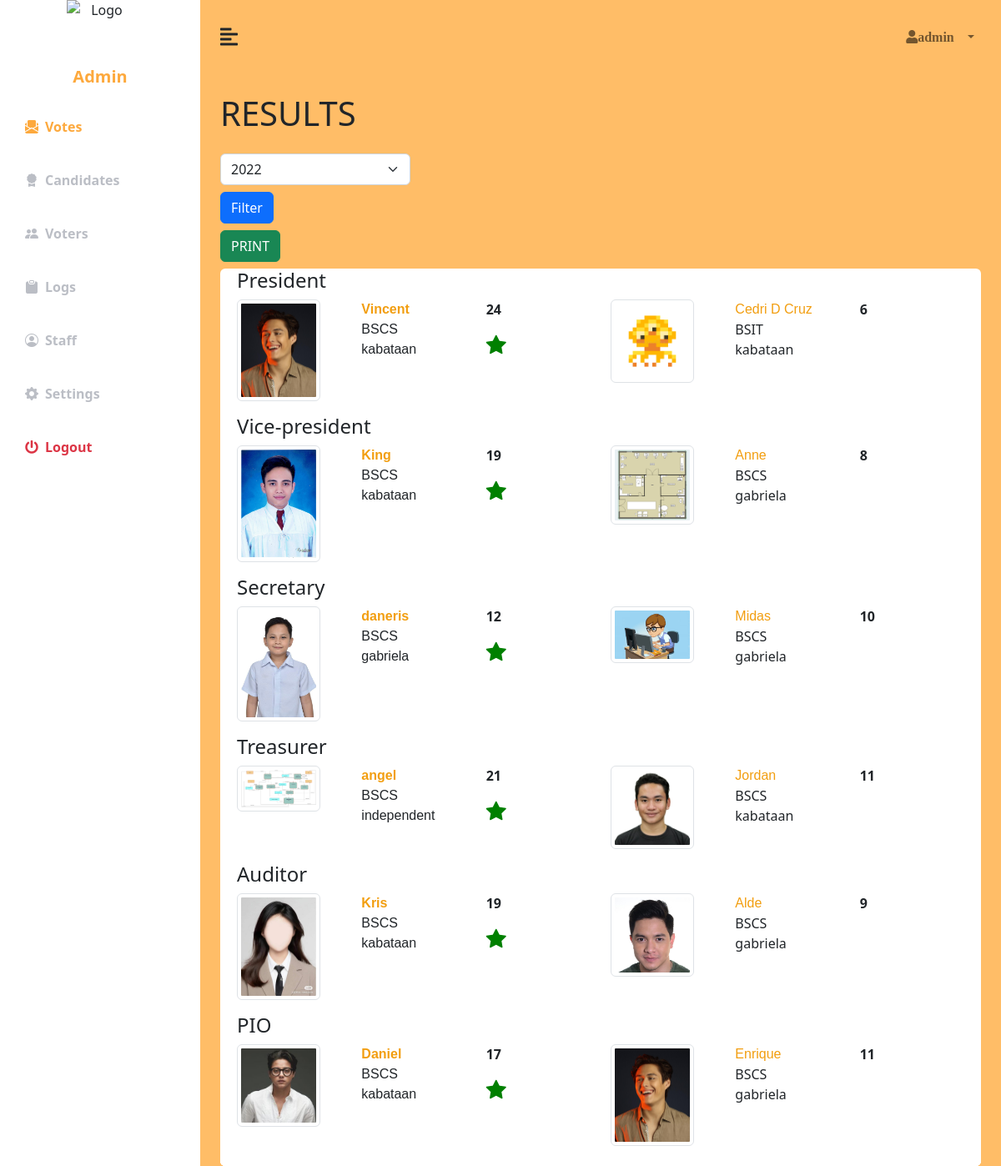
Page /results.php (signed in) on the committed database.
### tables this page shows
CREATE TABLE `vot_position` (
  `id` int(11) NOT NULL,
  `position_id` int(11) NOT NULL,
  `pos_name` varchar(255) NOT NULL
);

CREATE TABLE `vot_candidates` (
  `id` int(11) NOT NULL,
  `partylist_id` int(11) NOT NULL,
  `position_id` int(11) NOT NULL,
  `name` varchar(255) NOT NULL,
  `m_initial` varchar(255) NOT NULL,
  `lname` varchar(255) NOT NULL,
  `course_id` int(11) NOT NULL,
  `photo` varchar(255) NOT NULL,
  `cand_votes` int(11) NOT NULL,
  `year_id` int(11) NOT NULL
);

CREATE TABLE `vot_course` (
  `id` int(11) NOT NULL,
  `course_id` int(11) NOT NULL,
  `course_name` varchar(255) NOT NULL
);

CREATE TABLE `vot_party_list` (
  `id` int(11) NOT NULL,
  `partylist_id` int(11) NOT NULL,
  `party_name` varchar(255) NOT NULL
);

### results.php (the view, shortened to what this page needs)
<?php
include("admin.php");
include('config.php');
    $condition_result = $_SESSION['is_election'];
    $year_now  = date("Y");
?>
<!DOCTYPE html>
<html lang="en">
<head>
</head>
<body>
    <h1 class="m-4">RESULTS</h1>
    <div class="container-fluid px-4">
              <div class="row">
            <div class="col">
            <form method="POST">
                    <select class="form-select w-25 mb-2" id="year_can" name="year_can">
                         <?php
                           $query = "SELECT id, year FROM vot_year";
                           $exe6 = $conn -> query($query);
                           while($row6 = mysqli_fetch_assoc($exe6)){
                          ?>
                            <option value="<?php echo $row6['id'] ?>"><?php echo $row6['year'] ?></option>
                         <?php } ?>
                     </select>
                     <button type="submit" id="filter_result" class="btn btn-primary mb-2" name="filter_result">Filter</button>
            </form>
            </div>
        </div>
        <div class="row">
        <?php if($condition_result == 0){ ?>
        <div>
         <button type="button" class="btn btn-success mb-2" id="btn_print" onclick="printDiv()">PRINT</button>
             <?php
         $selectpos1 = "SELECT * FROM vot_position";
         $result2 = $conn -> query($selectpos1);
         while($row2 = mysqli_fetch_assoc($result2)){
            $pos_id1 = $row2['position_id'];
            $count = 0;
         ?>
         <div class="col-6 bg-white border-dark rounded w-100" id="print_result">
            <div class="row mx-2 mb-3">
            <h4><?php echo $row2['pos_name'] ?></h4>
             <?php if(isset($_POST['filter_result'])){
                  $year=$_POST['year_can'];
                    $select_Can = "SELECT vot_candidates.id, vot_candidates.name, vot_candidates.m_initial, vot_candidates.lname, vot_course.course_name, vot_candidates.cand_votes, vot_candidates.photo, vot_candidates.cand_votes, vot_position.pos_name, vot_party_list.party_name, vot_party_list.partylist_id FROM vot_candidates, vot_position, vot_party_list, vot_course, vot_year WHERE (vot_candidates.position_id = '$pos_id1' AND vot_position.position_id = '$pos_id1') AND (vot_candidates.partylist_id = vot_party_list.partylist_id) AND vot_course.course_id = vot_candidates.course_id AND vot_candidates.year_id = '$year' AND vot_year.id = '$year' ORDER BY vot_candidates.cand_votes DESC";
                    $result3 = $conn -> query($select_Can);
            }
            else{
                $select_Can = "SELECT vot_candidates.id, vot_candidates.name, vot_candidates.m_initial, vot_candidates.lname, vot_course.course_name, vot_candidates.cand_votes, vot_candidates.photo, vot_candidates.cand_votes, vot_position.pos_name, vot_party_list.party_name, vot_party_list.partylist_id FROM vot_candidates, vot_position, vot_party_list, vot_course, vot_year WHERE (vot_candidates.position_id = '$pos_id1' AND vot_position.position_id = '$pos_id1') AND (vot_candidates.partylist_id = vot_party_list.partylist_id) AND vot_course.course_id = vot_candidates.course_id AND vot_year.id = vot_candidates.year_id AND vot_year.year = '$year_now' ORDER BY vot_candidates.cand_votes DESC";
                  $result3 = $conn -> query($select_Can);
            }
                  while($row3 = mysqli_fetch_array($result3)){?>
                <div class="col">
                <div class="row">
                    <?php if($count == 0){  ?>
                    <div class="col">
                    <img src="<?php echo "webimg/".$row3['photo'] ?>" class="img-table-responsive img-thumbnail" width="100" alt="PHOTO">
                    </div>
                    <div class="col">
                    <p class="p-0 m-0" style="color: #F29E10; font-weight: bolder; font-family:'Franklin Gothic Medium', 'Arial Narrow', Arial, sans-serif;"><?php echo $row3['name'].' '.$row3['m_initial'].' '.$row3['lname'] ?></p>
                    <p class="p-0 m-0" style="font-weight:lighter; font-family: 'Franklin Gothic Medium', 'Arial Narrow', Arial, sans-serif;"><?php echo $row3['course_name'] ?></p>
                    <p class="p-0 m-0" style="font-family: 'Franklin Gothic Medium', 'Arial Narrow', Arial, sans-serif;"><?php echo $row3['party_name'] ?></p>
                    </div>
                    <div class="col mb-3">
                    <p style="font-weight: 800;"><?php echo $row3['cand_votes'] ?></p>
                    <h4 class = "bi bi-star-fill" style="color: green;"></h4>
                    </div>
                    <?php $count++; }else{ ?>
                        <div class="col">
                    <img src="<?php echo "webimg/".$row3['photo'] ?>" class="img-table-responsive img-thumbnail" width="100" alt="PHOTO">
                    </div>
                    <div class="col">
                    <p class="p-0 m-0" style="color: #F29E10; font-weight: thick; font-family:'Franklin Gothic Medium', 'Arial Narrow', Arial, sans-serif;"><?php echo $row3['name'].' '.$row3['m_initial'].' '.$row3['lname'] ?></p>
                    <p class="p-0 m-0"><?php echo $row3['course_name'] ?></p>
                    <p class="p-0 m-0"><?php echo $row3['party_name'] ?></p>
                    </div>
                    <div class="col">
                    <p style="font-weight: 800;"><?php echo $row3['cand_votes'] ?></p>
                    </div>
                  <?php } ?>
                    </div>
                </div>
                <?php } ?>
            </div>
            <?php } } ?>
         </div>
         </div>
        <div class="pb-2"></div>
        </div>
    </div>
</body>
</html>

### css/style2.css (style rules this page uses)
:root { --main-bg-color: #E96422; --main-text-color: #FDA93D; --second-text-color: #bbbec5; --second-bg-color: #c1efde; }

### rows in the picture
vot_position: pos_name "President"
vot_candidates: photo (picture), name "Vincent", vot_course.course_name "BSCS", vot_party_list.party_name "kabataan", cand_votes "24"
vot_candidates: photo (picture), name "Cedri", m_initial "D", lname "Cruz", vot_course.course_name "BSIT", vot_party_list.party_name "kabataan", cand_votes "6"
vot_position: pos_name "Vice-president"
vot_candidates: photo (picture), name "King", vot_course.course_name "BSCS", vot_party_list.party_name "kabataan", cand_votes "19"
vot_candidates: photo (picture), name "Anne", vot_course.course_name "BSCS", vot_party_list.party_name "gabriela", cand_votes "8"
vot_position: pos_name "Secretary"
vot_candidates: photo (picture), name "daneris", vot_course.course_name "BSCS", vot_party_list.party_name "gabriela", cand_votes "12"
vot_candidates: photo (picture), name "Midas", vot_course.course_name "BSCS", vot_party_list.party_name "gabriela", cand_votes "10"
vot_position: pos_name "Treasurer"
vot_candidates: photo (picture), name "angel", vot_course.course_name "BSCS", vot_party_list.party_name "independent", cand_votes "21"
vot_candidates: photo (picture), name "Jordan", vot_course.course_name "BSCS", vot_party_list.party_name "kabataan", cand_votes "11"
vot_position: pos_name "Auditor"
vot_candidates: photo (picture), name "Kris", vot_course.course_name "BSCS", vot_party_list.party_name "kabataan", cand_votes "19"
vot_candidates: photo (picture), name "Alde", vot_course.course_name "BSCS", vot_party_list.party_name "gabriela", cand_votes "9"
vot_position: pos_name "PIO"
vot_candidates: photo (picture), name "Daniel", vot_course.course_name "BSCS", vot_party_list.party_name "kabataan", cand_votes "17"
vot_candidates: photo (picture), name "Enrique", vot_course.course_name "BSCS", vot_party_list.party_name "gabriela", cand_votes "11"

### other values in the picture
$user_cat "Admin"
$_SESSION['username'] "admin"
form field year_can "2022"
